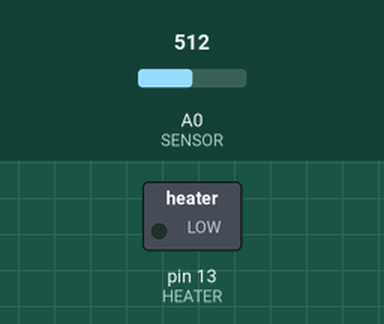
This sketch was run on a simulated Arduino Uno, built with avr-gcc and run on an emulated ATmega328P. On the bench: switched loads named in the sketch (green lamp = pin HIGH). The test bench sets the inputs (shaded band); at power-on: A0 (SENSOR) = 512.

Above: at 1.2 s.
1.3 s: A0 (SENSOR) set to 410
2.8 s: A0 (SENSOR) set to 392
At 3.5 s:
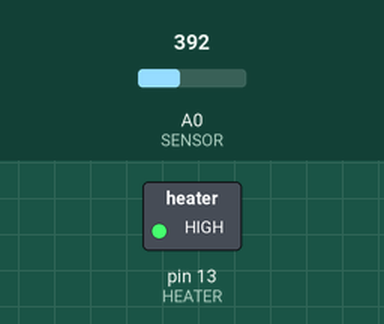
4.3 s: A0 (SENSOR) set to 440
5.8 s: A0 (SENSOR) set to 467
At 7.0 s:
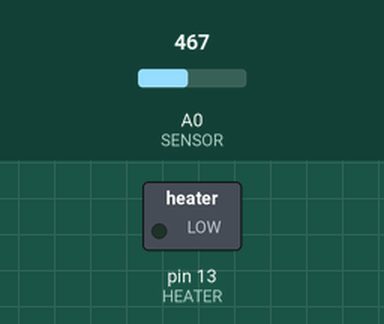
7.3 s: A0 (SENSOR) set to 390
At 8.3 s:
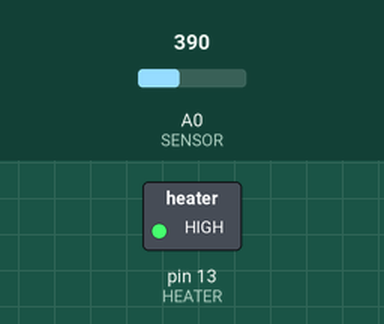
Timing chart, 0 to 9.8 s (numbered marks = the images above; inputs shaded):
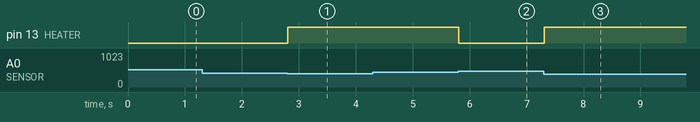

The sketch:

thermostat.ino
```cpp
// A thermostat with hysteresis, written by hand.
const int SENSOR = A0;
const int HEATER = 13;
int mode = 0; // 0: idle, 1: heating

void setup() {
  pinMode(HEATER, OUTPUT);
  digitalWrite(HEATER, LOW);
}

void loop() {
  int t = analogRead(SENSOR);
  if (mode == 0 && t < 400) {
    mode = 1;
    digitalWrite(HEATER, HIGH);
  } else if (mode == 1 && t > 450) {
    mode = 0;
    digitalWrite(HEATER, LOW);
  }
  delay(100);
}
```

Measured:
- the behaviour switches between 400 and 399 on A0 (SENSOR) (found by bisection; images 0 and 1)
- the behaviour switches between 450 and 451 on A0 (SENSOR) (found by bisection; images 1 and 2)
- after the input at 1.3 s, every drawn part: stays the same
- after the input at 2.8 s, pin 13 (HEATER): LOW → HIGH at once
- after the input at 4.3 s, every drawn part: stays the same
- after the input at 5.8 s, pin 13 (HEATER): HIGH → LOW at once
- after the input at 7.3 s, pin 13 (HEATER): LOW → HIGH at once
